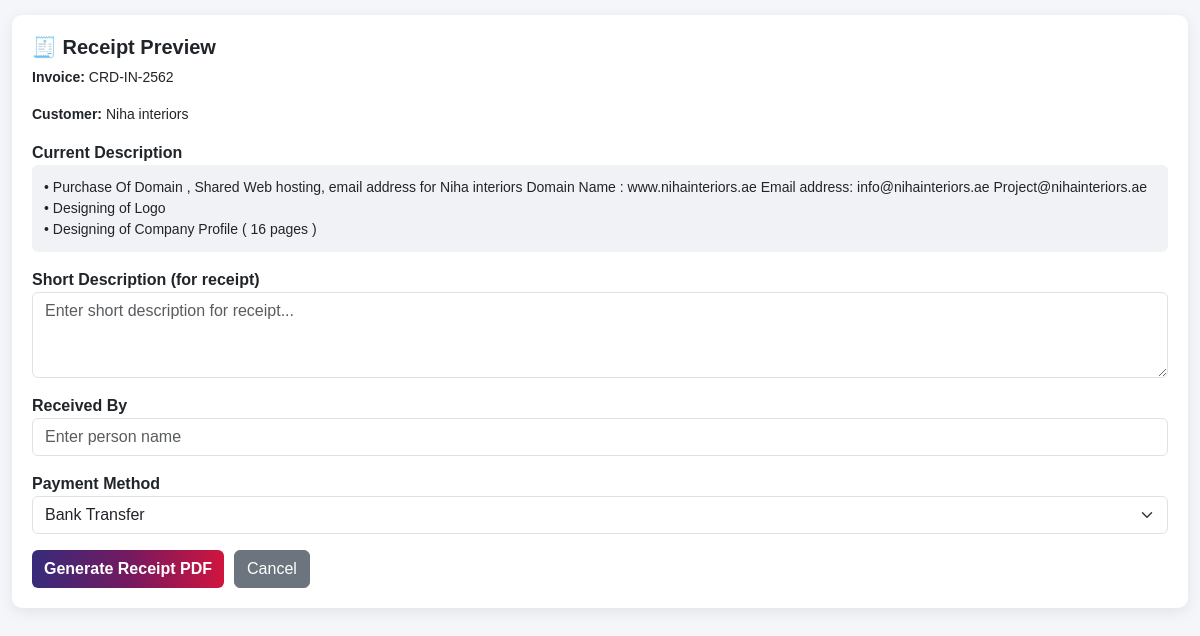
The app's page /receipt-preview/11/ with its own data.
### sales/models.py (models this page shows, shortened)
class Invoice(models.Model):
    PAYMENT_METHODS = [
        ('cash', 'Cash'),
        ('bank', 'Bank Transfer'),
        ('card', 'Card'),
        ('upi', 'UPI'),
    ]
    PAYMENT_STATUS = [
        ('pending', 'Pending'),
        ('paid', 'Paid'),
        ('partial', 'Partial'),
    ]
    number = models.CharField(max_length=50, unique=True)
    customer = models.ForeignKey(Customer, on_delete=models.CASCADE)
    quotation = models.ForeignKey(Quotation, on_delete=models.SET_NULL, null=True, blank=True)
    date = models.DateField(auto_now_add=True)
    due_date = models.DateField(null=True, blank=True)
    attention = models.CharField(max_length=100, blank=True, null=True)
    sales_person = models.CharField(max_length=100, blank=True, null=True)
    subtotal = models.DecimalField(max_digits=10, decimal_places=2, default=0)
    vat = models.DecimalField(max_digits=10, decimal_places=2, default=0)
    total = models.DecimalField(max_digits=10, decimal_places=2, default=0)
    payment_method = models.CharField(max_length=20, choices=PAYMENT_METHODS, blank=True, null=True)
    payment_status = models.CharField(max_length=20, choices=PAYMENT_STATUS, default='pending')
    paid_amount = models.DecimalField(max_digits=10, decimal_places=2, default=0)
    notes = models.TextField(blank=True, null=True)

class Customer(models.Model):
    name = models.CharField(max_length=200)
    phone = models.CharField(max_length=20, blank=True, null=True)
    email = models.EmailField(blank=True, null=True)
    address = models.TextField(blank=True, null=True)
    trn_number = models.CharField(max_length=50, blank=True, null=True)  # ✅ ADD THIS

class InvoiceItem(models.Model):
    invoice = models.ForeignKey(Invoice, on_delete=models.CASCADE, related_name="items")
    service = models.ForeignKey(Service, on_delete=models.SET_NULL, null=True, blank=True)
    description = models.TextField()
    quantity = models.IntegerField(default=1)
    price = models.DecimalField(max_digits=10, decimal_places=2)
    total = models.DecimalField(max_digits=10, decimal_places=2)

### sales/views.py (the view, shortened to what this page needs)
# urls.py: path('receipt-preview/<int:pk>/', receipt_preview, name='receipt_preview'),
def receipt_preview(request, pk):
    invoice = get_object_or_404(Invoice, id=pk)
    return render(request, "sales/receipt_preview.html", {
        "invoice": invoice
    })

### templates/sales/receipt_preview.html (shortened to what this page needs)
{% load static %}
<!DOCTYPE html>
<html>
<head>
<link href="https://cdn.jsdelivr.net/npm/bootstrap@5.3.0/dist/css/bootstrap.min.css" rel="stylesheet">
</head>
<body>
<div class="container-fluid">
<div class="container-box">
<h4 class="page-title">🧾 Receipt Preview</h4>
<p class="info-text"><b>Invoice:</b> {{ invoice.number }}</p>
<p class="info-text"><b>Customer:</b> {{ invoice.customer.name }}</p>
<div class="mb-3">
    <label><b>Current Description</b></label>
    <div class="preview-box">
        {% if invoice.items.all %}
            {% for item in invoice.items.all %}
                •
                {% if item.description %}
                    {{ item.description }}
                {% elif item.service %}
                    {{ item.service.name }}
                {% endif %}
                <br>
            {% endfor %}
        {% else %}
            No description available
        {% endif %}
    </div>
</div>
    <form method="POST">
    <label><b>Short Description (for receipt)</b></label>
    <textarea name="description" class="form-control mb-3"
              rows="3"
              placeholder="Enter short description for receipt..."></textarea>
    <label><b>Received By</b></label>
    <input type="text" name="received_by"
           class="form-control mb-3"
           placeholder="Enter person name">
    <label><b>Payment Method</b></label>
    <select name="payment_method" class="form-select mb-3">
        <option value="Bank Transfer" selected>Bank Transfer</option>
    </select>
    <div class="action-buttons">
        <button type="submit" class="btn btn-gradient pdf-btn">
    Generate Receipt PDF
</button>
        <a href="{% url 'invoice_detail' invoice.id %}" class="btn btn-secondary">
            Cancel
        </a>
    </div>
</form>
</div>
</div>
</body>
</html>

### templates/sales/receipt_preview.html (style rules this page uses)
body { background: #f5f6fa; font-family: Calibri, sans-serif; }
.container-box { background: white; padding: 20px; border-radius: 10px; box-shadow: 0 4px 15px rgba(0,0,0,0.08); margin-top: 15px; width: 100%; }
.page-title { font-size: 20px; font-weight: bold; }
.info-text { font-size: 14px; }
.preview-box { background: #f1f2f6; padding: 12px; border-radius: 6px; font-size: 14px; }
.btn-gradient { background: linear-gradient(90deg,#362c7a,#741960,#d0153e); border: none; color: white; font-weight: bold; }
.action-buttons { display: flex; gap: 10px; margin-top: 15px; }

### records on screen
Invoice: number "CRD-IN-2562", customer.name "Niha interiors"
InvoiceItem: description "Purchase Of Domain , Shared Web hosting, email address for Niha interiors Domain Name : www.nihainteriors.ae Email address: info@nihainteriors.ae Project@nihainteriors.ae"
InvoiceItem: description "Designing of Logo"
InvoiceItem: description "Designing of Company Profile ( 16 pages )"
